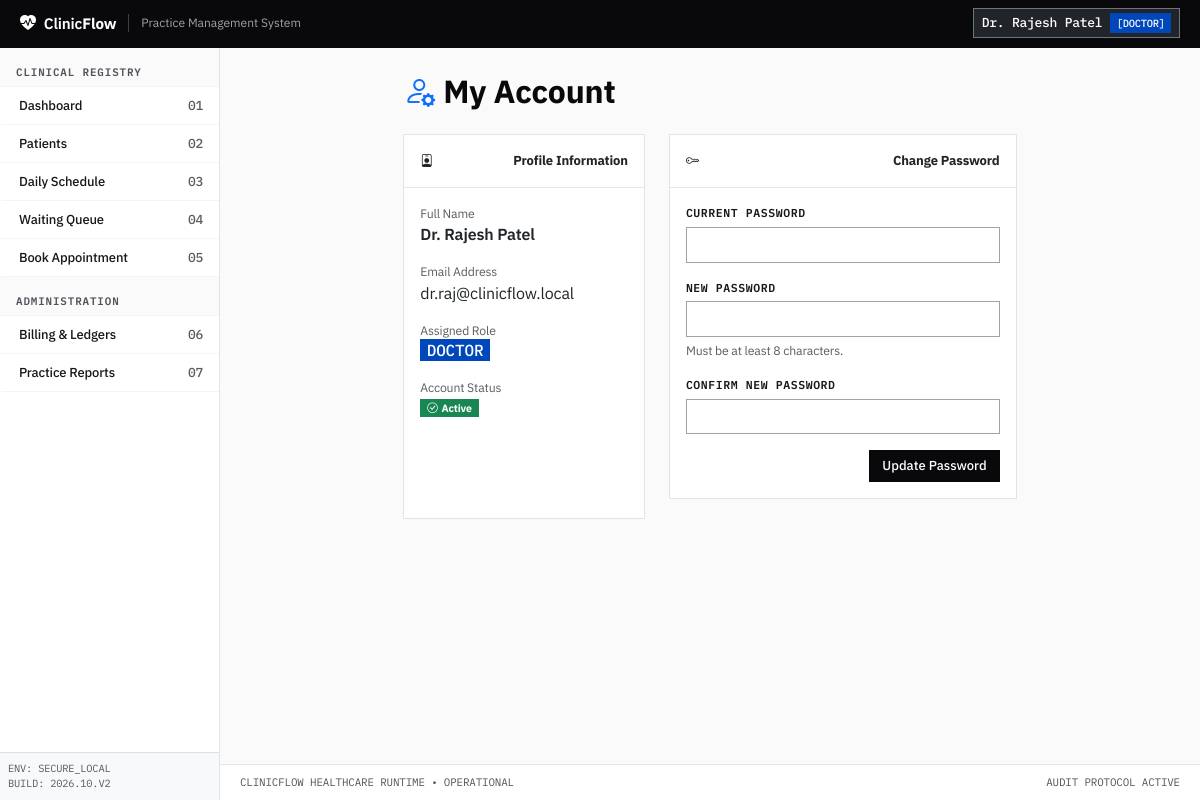
The app's page /auth/account (signed in) with its own data.
### app/models/user.py (models this page shows, shortened)
class User(UserMixin, db.Model):
    __tablename__ = 'users'
    id = db.Column(db.Integer, primary_key=True)
    name = db.Column(db.String(100), nullable=False)
    email = db.Column(db.String(120), unique=True, nullable=False, index=True)
    password_hash = db.Column(db.String(256), nullable=False)
    role = db.Column(db.String(30), nullable=False, default=Role.RECEPTIONIST)
    is_active = db.Column(db.Boolean, default=True, nullable=False)
    created_at = db.Column(db.DateTime, default=lambda: datetime.now(timezone.utc), nullable=False)
    def is_admin(self) -> bool:
        return self.role == Role.ADMIN

### app/routes/auth.py (the view, shortened to what this page needs)
@bp.route('/account', methods=['GET', 'POST'])
@login_required
def account():
    password_form = ChangePasswordForm()
    return render_template('auth/account.html', password_form=password_form)

### app/forms.py
class ChangePasswordForm(FlaskForm):
    current_password = PasswordField('Current Password', validators=[
        DataRequired(message='Current password is required.')
    ])
    new_password = PasswordField('New Password', validators=[
        DataRequired(message='New password is required.'),
        Length(min=8, message='Password must be at least 8 characters long.')
    ])
    confirm_password = PasswordField('Confirm New Password', validators=[
        DataRequired(message='Please confirm your new password.'),
        EqualTo('new_password', message='Passwords must match.')
    ])
    submit = SubmitField('Update Password')

### app/models/user.py (called while the page is built)
@login_manager.user_loader
def load_user(user_id):
    try:
        return db.session.get(User, int(user_id))
    except (TypeError, ValueError):
        return None

### app/templates/auth/account.html (shortened to what this page needs)
{% extends "base.html" %}
{% block content %}
<div class="row justify-content-center">
    <div class="col-lg-8">
        <h2 class="fw-bold mb-4"><i class="bi bi-person-gear text-primary me-2"></i>My Account</h2>
        <div class="row g-4">
            <div class="col-md-5">
                <div class="card h-100">
                    <div class="card-header bg-white py-3 fw-bold">
                        <i class="bi bi-person-badge me-2"></i>Profile Information
                    </div>
                    <div class="card-body">
                        <div class="mb-3">
                            <label class="text-muted small d-block">Full Name</label>
                            <span class="fs-6 fw-semibold">{{ current_user.name }}</span>
                        </div>
                        <div class="mb-3">
                            <label class="text-muted small d-block">Email Address</label>
                            <span class="fs-6">{{ current_user.email }}</span>
                        </div>
                        <div class="mb-3">
                            <label class="text-muted small d-block">Assigned Role</label>
                            <span class="badge badge-role-{{ current_user.role }} fs-6">
                                {{ current_user.role|capitalize }}
                            </span>
                        </div>
                        <div class="mb-3">
                            <label class="text-muted small d-block">Account Status</label>
                            {% if current_user.is_active %}
                                <span class="badge bg-success"><i class="bi bi-check-circle me-1"></i>Active</span>
                            {% else %}
                                <span class="badge bg-danger"><i class="bi bi-x-circle me-1"></i>Inactive</span>
                            {% endif %}
                        </div>
                    </div>
                </div>
            </div>
            <div class="col-md-7">
                <div class="card">
                    <div class="card-header bg-white py-3 fw-bold">
                        <i class="bi bi-key me-2"></i>Change Password
                    </div>
                    <div class="card-body">
                        <form method="POST" action="{{ url_for('auth.account') }}" novalidate>
                            <div class="mb-3">
                                {{ password_form.current_password.label(class="form-label") }}
                                {{ password_form.current_password(class="form-control" + (" is-invalid" if password_form.current_password.errors else "")) }}
                            </div>
                            <div class="mb-3">
                                {{ password_form.new_password.label(class="form-label") }}
                                {{ password_form.new_password(class="form-control" + (" is-invalid" if password_form.new_password.errors else "")) }}
                                <div class="form-text">Must be at least 8 characters.</div>
                            </div>
                            <div class="mb-3">
                                {{ password_form.confirm_password.label(class="form-label") }}
                                {{ password_form.confirm_password(class="form-control" + (" is-invalid" if password_form.confirm_password.errors else "")) }}
                            </div>
                            <div class="d-flex justify-content-end">
                                {{ password_form.submit(class="btn btn-primary") }}
                            </div>
                        </form>
                    </div>
                </div>
            </div>
        </div>
    </div>
</div>
{% endblock %}

### app/templates/base.html (shortened to what this page needs)
<!DOCTYPE html>
<html lang="en">
<head>
    <link href="https://cdn.jsdelivr.net/npm/bootstrap@5.3.3/dist/css/bootstrap.min.css" rel="stylesheet">
    <link href="https://cdn.jsdelivr.net/npm/bootstrap-icons@1.11.3/font/bootstrap-icons.min.css" rel="stylesheet">
</head>
<body>
    <header class="cf-masthead">
        <div class="d-flex align-items-center">
            <a class="cf-brand" href="{{ url_for('main.dashboard') }}">
                <i class="bi bi-heart-pulse-fill text-white fs-6"></i>
                <span>Clinic<strong class="text-white">Flow</strong></span>
            </a>
            <span class="cf-meta-tag d-none d-md-inline-block">Practice Management System</span>
        </div>
        <div>
            {% if current_user.is_authenticated %}
            <div class="dropdown">
                <button class="btn btn-sm btn-dark border border-secondary text-white font-mono py-1 px-2 d-flex align-items-center" type="button" id="userMenuButton" data-bs-toggle="dropdown" aria-expanded="false">
                    <span class="me-2">{{ current_user.name }}</span>
                    <span class="badge-role-{{ current_user.role }}">[{{ current_user.role|upper }}]</span>
                </button>
            </div>
            {% else %}
            <a href="{{ url_for('auth.login') }}" class="btn btn-sm btn-outline-light font-mono">
                [AUTH LOGIN]
            </a>
            {% endif %}
        </div>
    </header>
    <div class="cf-shell">
        {% if current_user.is_authenticated %}
        <nav class="cf-sidebar" id="sidebarNav">
            <div>
                <div class="cf-nav-section-label">CLINICAL REGISTRY</div>
                <a class="cf-nav-item {% if request.endpoint == 'main.dashboard' %}active{% endif %}" href="{{ url_for('main.dashboard') }}">
                    <span>Dashboard</span>
                    <span class="font-mono text-muted">01</span>
                </a>
                <a class="cf-nav-item {% if request.endpoint and 'patients' in request.endpoint %}active{% endif %}" href="{{ url_for('patients.index') }}">
                    <span>Patients</span>
                    <span class="font-mono text-muted">02</span>
                </a>
                <a class="cf-nav-item {% if request.endpoint == 'appointments.index' %}active{% endif %}" href="{{ url_for('appointments.index') }}">
                    <span>Daily Schedule</span>
                    <span class="font-mono text-muted">03</span>
                </a>
                <a class="cf-nav-item {% if request.endpoint == 'appointments.queue' %}active{% endif %}" href="{{ url_for('appointments.queue') }}">
                    <span>Waiting Queue</span>
                    <span class="font-mono text-muted">04</span>
                </a>
                <a class="cf-nav-item {% if request.endpoint == 'appointments.book' %}active{% endif %}" href="{{ url_for('appointments.book') }}">
                    <span>Book Appointment</span>
                    <span class="font-mono text-muted">05</span>
                </a>
                <div class="cf-nav-section-label">ADMINISTRATION</div>
                <a class="cf-nav-item {% if request.endpoint and 'billing' in request.endpoint %}active{% endif %}" href="{{ url_for('billing.index') }}">
                    <span>Billing & Ledgers</span>
                    <span class="font-mono text-muted">06</span>
                </a>
                <a class="cf-nav-item {% if request.endpoint and 'reports' in request.endpoint %}active{% endif %}" href="{{ url_for('reports.index') }}">
                    <span>Practice Reports</span>
                    <span class="font-mono text-muted">07</span>
                </a>
            </div>
            <div class="p-2 border-top bg-light font-mono text-muted" style="font-size: 0.65rem;">
                ENV: SECURE_LOCAL<br>
                BUILD: 2026.10.V2
            </div>
        </nav>
        {% endif %}
        <div class="cf-canvas">
            <main class="cf-main">
                {% block content %}{% endblock %}
            </main>
            <footer class="cf-footer">
                <div>CLINICFLOW HEALTHCARE RUNTIME &bull; OPERATIONAL</div>
                <div>AUDIT PROTOCOL ACTIVE</div>
            </footer>
        </div>
    </div>
</body>
</html>

### app/templates/base.html (style rules this page uses)
:root { --cf-black: #09090b; --cf-gray-900: #18181b; --cf-gray-800: #27272a; --cf-gray-700: #3f3f46; --cf-gray-600: #52525b; --cf-gray-400: #a1a1aa; --cf-gray-200: #e4e4e7; --cf-gray-100: #f4f4f5; --cf-gray-50: #fafafa; --cf-white: #ffffff; --cf-cobalt: #0047bb; --cf-cobalt-hover: #00368f; --cf-cobalt-light: #eff4fc; --cf-crimson: #990000; --cf-forest: #005a36; --cf-amber: #b45309; --cf-font-sans: 'IBM Plex Sans', -apple-system, sans-serif; --cf-font-mono: 'IBM Plex Mono', monospace; }
*, *::before, *::after { border-radius: 0 !important; box-shadow: none !important; }
body { font-family: var(--cf-font-sans); background-color: var(--cf-gray-50); color: var(--cf-black); font-size: 0.875rem; line-height: 1.5; letter-spacing: -0.011em; margin: 0; padding: 0; display: flex; flex-direction: column; min-height: 100vh; }
.font-mono, code, kbd, samp, pre { font-family: var(--cf-font-mono) !important; letter-spacing: -0.02em; }
.cf-masthead { background-color: var(--cf-black); color: var(--cf-white); height: 48px; display: flex; align-items: center; justify-content: space-between; padding: 0 1.25rem; border-bottom: 2px solid var(--cf-black); }
.cf-brand { font-family: var(--cf-font-sans); font-weight: 600; font-size: 0.95rem; letter-spacing: -0.01em; color: var(--cf-white); text-decoration: none; display: flex; align-items: center; gap: 0.5rem; }
.cf-meta-tag { font-family: var(--cf-font-sans); font-size: 0.75rem; font-weight: 400; letter-spacing: 0; color: var(--cf-gray-400); border-left: 1px solid var(--cf-gray-700); padding-left: 0.75rem; margin-left: 0.75rem; }
.cf-shell { display: flex; flex: 1; min-height: calc(100vh - 48px); }
.cf-sidebar { width: 220px; background-color: var(--cf-white); border-right: 1px solid var(--cf-gray-200); flex-shrink: 0; display: flex; flex-direction: column; justify-content: space-between; }
.cf-nav-section-label { font-family: var(--cf-font-mono); font-size: 0.68rem; font-weight: 600; text-transform: uppercase; letter-spacing: 0.08em; color: var(--cf-gray-600); padding: 1rem 1rem 0.35rem 1rem; border-bottom: 1px solid var(--cf-gray-100); background-color: var(--cf-gray-50); }
.cf-nav-item { display: flex; align-items: center; justify-content: space-between; padding: 0.55rem 1rem; color: var(--cf-gray-900); text-decoration: none; font-size: 0.8125rem; font-weight: 500; border-bottom: 1px solid var(--cf-gray-100); border-left: 3px solid transparent; }
.cf-canvas { flex: 1; display: flex; flex-direction: column; min-width: 0; background-color: var(--cf-gray-50); }
.cf-main { flex: 1; padding: 1.5rem; }
.card { border: 1px solid var(--cf-gray-200) !important; background-color: var(--cf-white); margin-bottom: 1.25rem; }
.card-header { background-color: var(--cf-white); border-bottom: 1px solid var(--cf-gray-200) !important; padding: 0.75rem 1rem; font-weight: 600; font-size: 0.8125rem; letter-spacing: -0.01em; display: flex; align-items: center; justify-content: space-between; }
.btn { font-family: var(--cf-font-sans); font-size: 0.8125rem; font-weight: 500; padding: 0.35rem 0.75rem; border-width: 1px !important; line-height: 1.4; transition: none !important; }
.btn-primary { background-color: var(--cf-black); border-color: var(--cf-black) !important; color: var(--cf-white); }
.badge-role-doctor { background-color: var(--cf-cobalt) !important; color: #ffffff !important; font-family: var(--cf-font-mono); font-size: 0.65rem; font-weight: 500; padding: 0.2rem 0.4rem; text-transform: uppercase; }
.form-control, .form-select { font-size: 0.8125rem; border: 1px solid var(--cf-gray-400) !important; padding: 0.45rem 0.75rem; background-color: var(--cf-white) !important; color: var(--cf-black) !important; line-height: 1.5; height: auto; }
.form-label { font-family: var(--cf-font-mono); font-size: 0.72rem; font-weight: 600; text-transform: uppercase; letter-spacing: 0.05em; color: var(--cf-gray-900); margin-bottom: 0.35rem; display: block; }
.cf-footer { height: 36px; background-color: var(--cf-white); border-top: 1px solid var(--cf-gray-200); display: flex; align-items: center; justify-content: space-between; padding: 0 1.25rem; font-family: var(--cf-font-mono); font-size: 0.68rem; color: var(--cf-gray-600); }

### records on screen
User: name "Dr. Rajesh Patel", role "DOCTOR", email "dr.raj@clinicflow.local"

### other values on screen
{{ password_form.current_password.label(class="form-label") }} "CURRENT PASSWORD"
{{ password_form.new_password.label(class="form-label") }} "NEW PASSWORD"
{{ password_form.confirm_password.label(class="form-label") }} "CONFIRM NEW PASSWORD"
